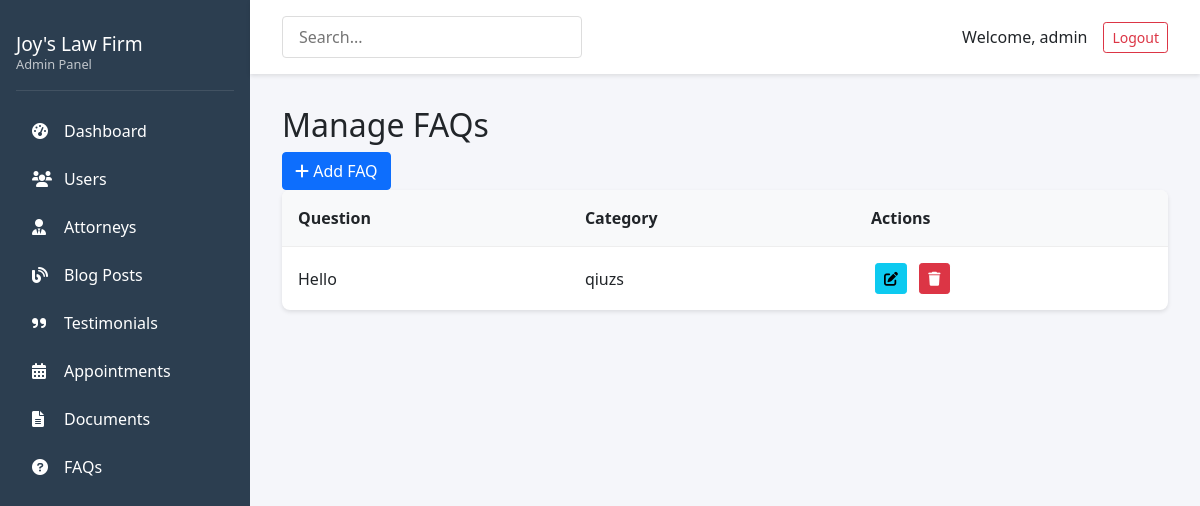
Page /admin/faqs (signed in) on the committed database.
### app/models.py (models this page shows, shortened)
class User(db.Model, UserMixin):
    id = db.Column(db.Integer, primary_key=True)
    username = db.Column(db.String(64), unique=True, nullable=False)
    email = db.Column(db.String(120), unique=True, nullable=False)
    password_hash = db.Column(db.String(128))
    role = db.Column(db.String(20), default='client')  # client, attorney, admin
    is_admin = db.Column(db.Boolean, default=False)
    created_at = db.Column(db.DateTime, default=datetime.utcnow)
    client = db.relationship('Client', backref='user', uselist=False, cascade="all, delete-orphan")
    attorney = db.relationship('Attorney', backref='user', uselist=False, cascade="all, delete-orphan")
    documents = db.relationship('Document', backref='uploader', lazy='dynamic',
                               foreign_keys='Document.uploaded_by')
    blog_posts = db.relationship('BlogPost', backref='author', lazy='dynamic')

class FAQ(db.Model):
    id = db.Column(db.Integer, primary_key=True)
    question = db.Column(db.String(200), nullable=False)
    answer = db.Column(db.Text, nullable=False)
    category = db.Column(db.String(50))

### app/routes/admin.py (the view)
    @login_required
    def decorated_function(*args, **kwargs):
        if not current_user.is_admin:
            flash('You do not have permission to access this page.', 'danger')
            return redirect(url_for('main.index'))
        return f(*args, **kwargs)

### app/models.py (called while the page is built)
@login_manager.user_loader
def load_user(user_id):
    return User.query.get(int(user_id))

### app/routes/admin.py (called while the page is built)
def admin_required(f):
    @login_required
    def decorated_function(*args, **kwargs):
        if not current_user.is_admin:
            flash('You do not have permission to access this page.', 'danger')
            return redirect(url_for('main.index'))
        return f(*args, **kwargs)
    decorated_function.__name__ = f.__name__
    return decorated_function

@admin.route('/faqs')
@admin_required
def faqs():
    faqs = FAQ.query.all()
    return render_template('admin/faqs.html', faqs=faqs)

### app/templates/admin/faqs.html (shortened to what this page needs)
{% extends "admin/base.html" %}
{% block content %}
<div class="page-header">
    <h2>Manage FAQs</h2>
    <a href="{{ url_for('admin.new_faq') }}" class="btn btn-primary">
        <i class="fas fa-plus"></i> Add FAQ
    </a>
</div>
<div class="admin-table-wrapper">
    <table class="admin-table">
        <thead>
            <tr>
                <th>Question</th>
                <th>Category</th>
                <th>Actions</th>
            </tr>
        </thead>
        <tbody>
            {% for faq in faqs %}
            <tr>
                <td>{{ faq.question }}</td>
                <td>{{ faq.category }}</td>
                <td>
                    <a href="{{ url_for('admin.edit_faq', id=faq.id) }}" class="btn btn-sm btn-info btn-icon">
                        <i class="fas fa-edit"></i>
                    </a>
                    <a href="{{ url_for('admin.delete_faq', id=faq.id) }}"
                       class="btn btn-sm btn-danger btn-icon delete-confirm">
                        <i class="fas fa-trash"></i>
                    </a>
                </td>
            </tr>
            {% endfor %}
        </tbody>
    </table>
</div>
{% endblock %}

### app/templates/admin/base.html (shortened to what this page needs)
<!DOCTYPE html>
<html lang="en">
<head>
    <link rel="stylesheet" href="https://cdnjs.cloudflare.com/ajax/libs/font-awesome/6.0.0/css/all.min.css">
    <link href="https://cdn.jsdelivr.net/npm/bootstrap@5.1.3/dist/css/bootstrap.min.css" rel="stylesheet">
    <link rel="stylesheet" href="{{ url_for('static', filename='css/admin.css') }}">
</head>
<body>
    <div class="admin-layout">
        <nav class="admin-sidebar">
            <div class="sidebar-header">
                <h3>Joy's Law Firm</h3>
                <p>Admin Panel</p>
            </div>
            <ul class="sidebar-nav">
                <li><a href="{{ url_for('admin.dashboard') }}"><i class="fas fa-tachometer-alt"></i> Dashboard</a></li>
                <li><a href="{{ url_for('admin.users') }}"><i class="fas fa-users"></i> Users</a></li>
                <li><a href="{{ url_for('admin.attorneys') }}"><i class="fas fa-user-tie"></i> Attorneys</a></li>
                <li><a href="{{ url_for('admin.blog') }}"><i class="fas fa-blog"></i> Blog Posts</a></li>
                <li><a href="{{ url_for('admin.testimonials') }}"><i class="fas fa-quote-right"></i> Testimonials</a></li>
                <li><a href="{{ url_for('admin.appointments') }}"><i class="fas fa-calendar-alt"></i> Appointments</a></li>
                <li><a href="{{ url_for('admin.documents') }}"><i class="fas fa-file-alt"></i> Documents</a></li>
                <li><a href="{{ url_for('admin.faqs') }}"><i class="fas fa-question-circle"></i> FAQs</a></li>
            </ul>
        </nav>
        <div class="admin-main">
            <header class="admin-header">
                <div class="header-search">
                    <input type="text" placeholder="Search...">
                </div>
                <div class="header-user">
                    <span>Welcome, {{ current_user.username }}</span>
                    <a href="{{ url_for('auth.logout') }}" class="btn btn-outline-danger btn-sm">Logout</a>
                </div>
            </header>
            <main class="admin-content">
                {% block content %}{% endblock %}
            </main>
        </div>
    </div>
</body>
</html>

### app/static/css/admin.css (style rules this page uses)
.admin-layout { display: flex; min-height: 100vh; }
.admin-sidebar { width: 250px; background: #2c3e50; color: white; padding: 1rem; }
.sidebar-header { padding: 1rem 0; border-bottom: 1px solid rgba(255,255,255,0.1); margin-bottom: 1rem; }
.sidebar-header h3 { margin: 0; font-size: 1.2rem; }
.sidebar-header p { margin: 0; font-size: 0.8rem; opacity: 0.7; }
.sidebar-nav { list-style: none; padding: 0; }
.sidebar-nav li a { display: flex; align-items: center; padding: 0.75rem 1rem; color: white; text-decoration: none; transition: all 0.3s; }
.sidebar-nav li a i { margin-right: 0.75rem; width: 20px; }
.admin-main { flex: 1; background: #f5f6fa; }
.admin-header { background: white; padding: 1rem 2rem; display: flex; justify-content: space-between; align-items: center; box-shadow: 0 2px 4px rgba(0,0,0,0.1); }
.header-search input { padding: 0.5rem 1rem; border: 1px solid #ddd; border-radius: 4px; width: 300px; }
.header-user { display: flex; align-items: center; gap: 1rem; }
.admin-content { padding: 2rem; }
.admin-table { width: 100%; background: white; border-radius: 8px; overflow: hidden; box-shadow: 0 2px 4px rgba(0,0,0,0.1); }
.admin-table th { background: #f8f9fa; padding: 1rem; font-weight: 600; }
.admin-table td { padding: 1rem; border-top: 1px solid #eee; }
.btn-icon { padding: 0.25rem 0.5rem; margin: 0 0.25rem; }

### rows in the picture
User: username "admin"
FAQ: question "Hello", category "qiuzs"
